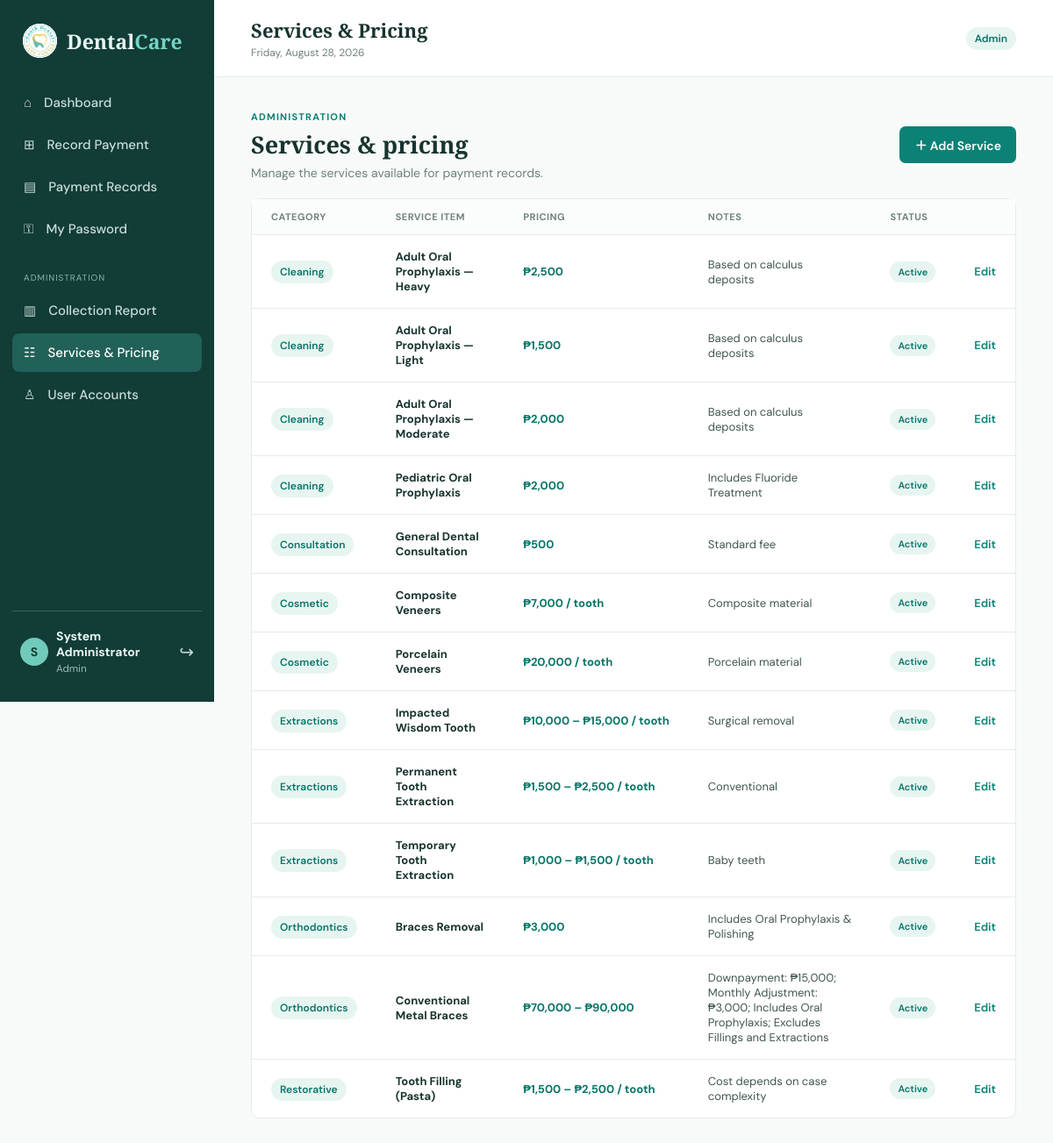
Screenshot of /admin/services.php (signed in) with the database file from the repository.
### tables this page shows
CREATE TABLE services (id INT UNSIGNED AUTO_INCREMENT PRIMARY KEY, category VARCHAR(100) NOT NULL, service_item VARCHAR(160) NOT NULL, price_label VARCHAR(80) NOT NULL, default_price DECIMAL(10,2) NULL, notes TEXT NULL, active TINYINT(1) NOT NULL DEFAULT 1);

### admin/header.php (called while the page is built)
<?php
require __DIR__ . '/../shared/header.php';

### shared/config.php (called while the page is built, shortened)
<?php
function db(): PDO {
    static $pdo = null;
    if ($pdo === null) {
        $pdo = new PDO('mysql:host=' . DB_HOST . ';dbname=' . DB_NAME . ';charset=utf8mb4', DB_USER, DB_PASS, [
            PDO::ATTR_ERRMODE => PDO::ERRMODE_EXCEPTION,
            PDO::ATTR_DEFAULT_FETCH_MODE => PDO::FETCH_ASSOC,
        ]);
    }
    return $pdo;
}
function logged_in(): bool { return isset($_SESSION['user']); }
function is_admin(): bool { return logged_in() && $_SESSION['user']['role'] === 'admin'; }
function e(?string $value): string { return htmlspecialchars((string)$value, ENT_QUOTES, 'UTF-8'); }

### admin/footer.php (called while the page is built)
<?php
require __DIR__ . '/../shared/footer.php';

### admin/services.php (the view, shortened to what this page needs)
<?php require_once __DIR__.'/config.php'; require_admin(); $page_title='Services & Pricing'; require_once __DIR__.'/header.php';
$edit=null;if(isset($_GET['edit'])){$q=db()->prepare('SELECT * FROM services WHERE id=?');$q->execute([(int)$_GET['edit']]);$edit=$q->fetch();}$rows=db()->query('SELECT * FROM services ORDER BY category,service_item')->fetchAll(); ?>
<div class="list-head"><div><span>ADMINISTRATION</span><h2>Services & pricing</h2><p>Manage the services available for payment records.</p></div><button class="primary" onclick="document.getElementById('service-modal').showModal()">＋ Add Service</button></div><div class="panel"><div class="table-wrap"><table><thead><tr><th>Category</th><th>Service Item</th><th>Pricing</th><th>Notes</th><th>Status</th><th></th></tr></thead><tbody><?php foreach($rows as $r):?><tr><td><span class="tag"><?=e($r['category'])?></span></td><td><strong><?=e($r['service_item'])?></strong></td><td class="amount"><?=e($r['price_label'])?></td><td><?=e($r['notes'])?></td><td><form method="post"><input type="hidden" name="action" value="toggle"><input type="hidden" name="id" value="<?=$r['id']?>"><button class="status <?=$r['active']?'on':'off'?>"><?=$r['active']?'Active':'Inactive'?></button></form></td><td><a class="text-link" href="services.php?edit=<?=$r['id']?>">Edit</a></td></tr><?php endforeach;?></tbody></table></div></div>
 <?= $edit?'open':'' ?><?=$edit?'edit':'add'?><?=$edit['id']??''?><?=$edit?'Edit':'Add'?> <?=e($edit['category']??'')?><?=e($edit['service_item']??'')?><?=e($edit['price_label']??'')?><?=e($edit['default_price']??'')?><?=e($edit['notes']??'')?><?php require __DIR__.'/footer.php';

### shared/header.php (shortened to what this page needs)
<?php require_once __DIR__ . '/config.php'; require_login(); $page_title = $page_title ?? 'DentalCare'; ?>
<!doctype html><html lang="en"><head><meta charset="utf-8"><meta name="viewport" content="width=device-width, initial-scale=1">
<title><?= e($page_title) ?> · DentalCare</title><link rel="stylesheet" href="<?= BASE_URL ?>/static/assets/style.css"></head><body>
<aside class="sidebar"><div class="brand"><img src="<?= BASE_URL ?>/static/logo.jpg" alt="DentalCare logo"><span>Dental<span>Care</span></span></div>
<nav><a class="<?= basename($_SERVER['PHP_SELF'])==='dashboard.php'?'active':'' ?>" href="dashboard.php">⌂ <span>Dashboard</span></a>
<a class="<?= basename($_SERVER['PHP_SELF'])==='payment.php'?'active':'' ?>" href="payment.php">⊞ <span>Record Payment</span></a>
<a class="<?= basename($_SERVER['PHP_SELF'])==='records.php'?'active':'' ?>" href="records.php">▤ <span>Payment Records</span></a>
<a class="<?= basename($_SERVER['PHP_SELF'])==='account.php'?'active':'' ?>" href="account.php">⚿ <span>My Password</span></a>
<?php if (is_admin()): ?><div class="nav-label">ADMINISTRATION</div><a class="<?= basename($_SERVER['PHP_SELF'])==='report.php'?'active':'' ?>" href="report.php">▥ <span>Collection Report</span></a><a class="<?= basename($_SERVER['PHP_SELF'])==='services.php'?'active':'' ?>" href="services.php">☷ <span>Services & Pricing</span></a><a class="<?= basename($_SERVER['PHP_SELF'])==='users.php'?'active':'' ?>" href="users.php">♙ <span>User Accounts</span></a><?php endif; ?></nav>
<div class="side-user"><div class="avatar"><?= strtoupper(substr($_SESSION['user']['full_name'], 0, 1)) ?></div><div><strong><?= e($_SESSION['user']['full_name']) ?></strong><small><?= e(ucfirst($_SESSION['user']['role'])) ?></small></div><a href="<?= BASE_URL ?>/shared/logout.php" title="Sign out">↪</a></div></aside>
<main><header class="topbar"><div><h1><?= e($page_title) ?></h1><p><?= date('l, F j, Y') ?></p></div><div class="role-pill"><?= e(ucfirst($_SESSION['user']['role'])) ?></div></header><section class="content">

### shared/footer.php
</section></main><script src="<?= BASE_URL ?>/static/assets/app.js"></script></body></html>

### static/assets/style.css (style rules this page uses)
:root { --ink:#18342f;--muted:#6f827d;--line:#e5ece9;--green:#0b8275;--green2:#05685f;--pale:#f2faf8;--paper:#fff;--bg:#f7faf9;--danger:#b84343 }
* { box-sizing:border-box }
body { margin:0;background:var(--bg);color:var(--ink);font:14px 'DM Sans',sans-serif }
a { text-decoration:none;color:var(--green) }
.sidebar { position:fixed;z-index:5;width:244px;height:100vh;background:#123c36;color:#e8f5f2;display:flex;flex-direction:column;padding:27px 14px }
.brand { display:flex;align-items:center;gap:11px;padding:0 12px 29px;font:700 23px 'Playfair Display' }
.brand img { width:39px;height:39px;border-radius:50%;object-fit:cover;background:white }
.brand span span { color:#72d5c5 }
nav { display:grid;gap:4px }
nav a { color:#c9ddda;border-radius:8px;padding:12px 13px;font-weight:500;font-size:15px;display:flex;gap:14px;align-items:center }
nav a:hover,nav a.active { background:#216157;color:white }
.nav-label { font-size:10px;letter-spacing:1px;color:#8eb3ac;margin:23px 13px 5px }
.side-user { margin-top:auto;border-top:1px solid #34635c;padding:19px 9px 3px;display:flex;align-items:center;gap:9px }
.avatar { background:#70cbbb;color:#113e37;width:32px;height:32px;border-radius:50%;display:grid;place-items:center;font-weight:700 }
.side-user div:nth-child(2) { display:grid;gap:2px;flex:1 }
.side-user small { color:#9bbdb7 }
.side-user>a { color:#c2d9d5;font-size:20px }
main { margin-left:244px;min-height:100vh }
.topbar { height:88px;background:white;border-bottom:1px solid var(--line);display:flex;align-items:center;padding:0 42px;justify-content:space-between }
.topbar h1 { font:600 22px 'Playfair Display';margin:0 }
.topbar p { margin:3px 0 0;color:var(--muted);font-size:12px }
.role-pill,.tag { background:#e7f5f1;color:#087568;padding:5px 10px;border-radius:20px;font-size:12px;font-weight:600 }
.content { padding:35px 42px;max-width:1450px }
.welcome,.list-head { display:flex;align-items:center;justify-content:space-between;margin-bottom:25px }
.welcome span,.intro>span,.list-head span { font-size:11px;letter-spacing:1.2px;color:var(--green);font-weight:700 }
.welcome h2,.intro h2,.list-head h2 { font:700 27px 'Playfair Display';margin:5px 0 }
.welcome p,.intro p,.list-head p { margin:0;color:var(--muted) }
.primary,.secondary { border:0;border-radius:7px;padding:11px 17px;font:600 14px 'DM Sans';cursor:pointer;display:inline-block }
.primary { background:var(--green);color:white }
.panel { background:white;border:1px solid var(--line);border-radius:10px }
.table-wrap { overflow:auto }
table { width:100%;border-collapse:collapse;min-width:720px }
th { text-align:left;color:#71837e;background:#fbfcfc;text-transform:uppercase;letter-spacing:.5px;font-size:11px;padding:13px 22px }
td { padding:16px 22px;border-top:1px solid var(--line);color:#405651;font-size:13px }
td strong { color:var(--ink) }
.amount { font-weight:700;color:#087568;white-space:nowrap }
.list-head { margin-bottom:20px }
.status { border:0;border-radius:20px;padding:5px 9px;font:600 11px 'DM Sans';cursor:pointer }
.status.on { color:#087568;background:#e7f5f1 }
.text-link { font-weight:600 }

### rows the page displays
services: category "Cleaning", service_item "Adult Oral Prophylaxis — Heavy", price_label "₱2,500", notes "Based on calculus deposits", active "Active"
services: category "Cleaning", service_item "Adult Oral Prophylaxis — Light", price_label "₱1,500", notes "Based on calculus deposits", active "Active"
services: category "Cleaning", service_item "Adult Oral Prophylaxis — Moderate", price_label "₱2,000", notes "Based on calculus deposits", active "Active"
services: category "Cleaning", service_item "Pediatric Oral Prophylaxis", price_label "₱2,000", notes "Includes Fluoride Treatment", active "Active"
services: category "Consultation", service_item "General Dental Consultation", price_label "₱500", notes "Standard fee", active "Active"
services: category "Cosmetic", service_item "Composite Veneers", price_label "₱7,000 / tooth", notes "Composite material", active "Active"
services: category "Cosmetic", service_item "Porcelain Veneers", price_label "₱20,000 / tooth", notes "Porcelain material", active "Active"
services: category "Extractions", service_item "Impacted Wisdom Tooth", price_label "₱10,000 – ₱15,000 / tooth", notes "Surgical removal", active "Active"
services: category "Extractions", service_item "Permanent Tooth Extraction", price_label "₱1,500 – ₱2,500 / tooth", notes "Conventional", active "Active"
services: category "Extractions", service_item "Temporary Tooth Extraction", price_label "₱1,000 – ₱1,500 / tooth", notes "Baby teeth", active "Active"
services: category "Orthodontics", service_item "Braces Removal", price_label "₱3,000", notes "Includes Oral Prophylaxis & Polishing", active "Active"
services: category "Orthodontics", service_item "Conventional Metal Braces", price_label "₱70,000 – ₱90,000", notes "Downpayment: ₱15,000; Monthly Adjustment: ₱3,000; Includes Oral Prophylaxis; Excludes Fillings and Extractions", active "Active"
services: category "Restorative", service_item "Tooth Filling (Pasta)", price_label "₱1,500 – ₱2,500 / tooth", notes "Cost depends on case complexity", active "Active"

### other values shown
substr($_SESSION['user']['full_name'], 0, 1) "S"
$_SESSION['user']['full_name'] "System Administrator"
$_SESSION['user']['role'] "Admin"
$page_title "Services & Pricing"
